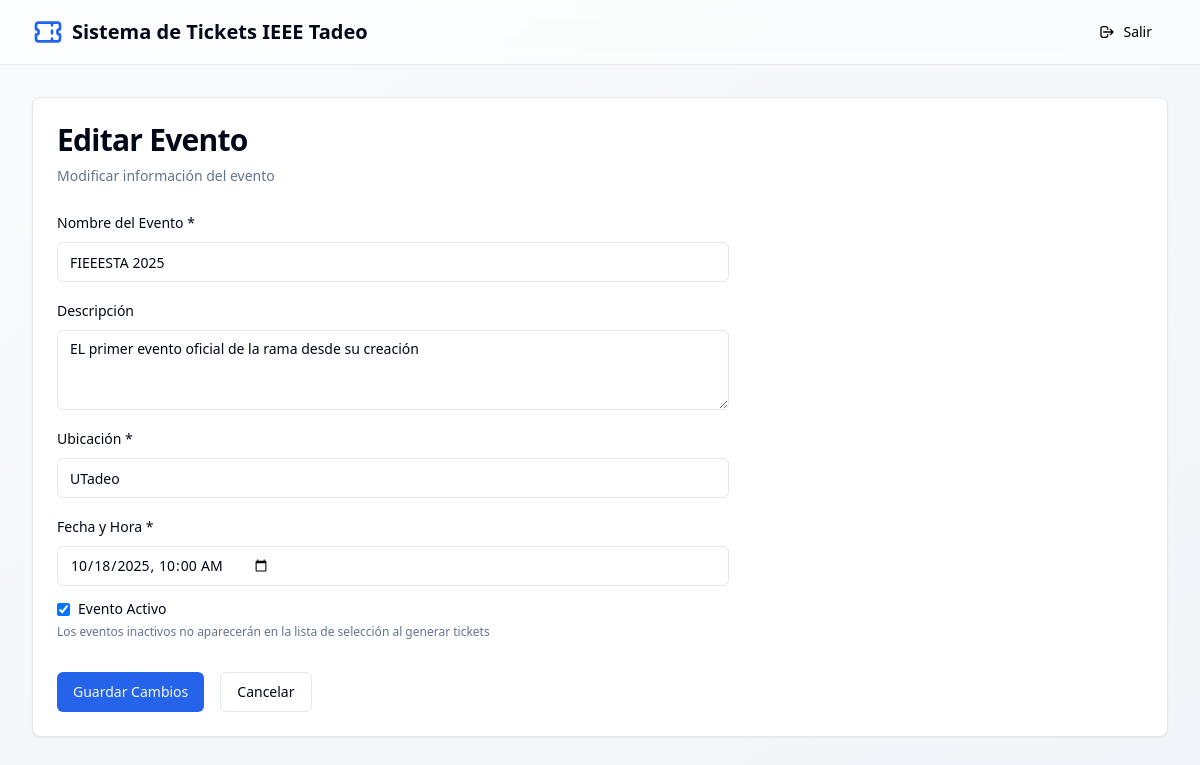
The page /admin/events/1/edit on the database its author committed.
### models.py (models this page shows)
class Event(Base):
    __tablename__ = "events"
    id = Column(Integer, primary_key=True, index=True)
    name = Column(String, nullable=False)
    description = Column(Text, nullable=True)
    location = Column(String, nullable=False)
    event_date = Column(DateTime, nullable=False)
    created_at = Column(DateTime, default=datetime.utcnow)
    is_active = Column(Boolean, default=True)
    tickets = relationship("Ticket", back_populates="event")

### main.py (the view)
@app.get("/admin/events/{event_id}/edit", response_class=HTMLResponse)
async def admin_edit_event(
    request: Request,
    event_id: int,
    db: Session = Depends(get_db)
):
    event = db.query(models.Event).filter(models.Event.id == event_id).first()
    if not event:
        raise HTTPException(status_code=404, detail="Evento no encontrado")
    return templates.TemplateResponse("edit_event.html", {
        "request": request,
        "event": event
    })

### templates/edit_event.html (shortened to what this page needs)
{% extends "base.html" %}
{% block content %}
<div class="rounded-lg border bg-card text-card-foreground shadow-sm">
    <div class="p-6">
        <div class="mb-6">
            <h2 class="text-3xl font-bold tracking-tight">Editar Evento</h2>
            <p class="text-sm text-muted-foreground mt-2">Modificar información del evento</p>
        </div>
        <form id="editEventForm" class="space-y-4 max-w-2xl">
            <div class="space-y-2">
                <label for="name" class="text-sm font-medium leading-none peer-disabled:cursor-not-allowed peer-disabled:opacity-70">Nombre del Evento *</label>
                <input type="text" id="name" name="name" value="{{ event.name }}" required class="flex h-10 w-full rounded-md border border-input bg-background px-3 py-2 text-sm ring-offset-background file:border-0 file:bg-transparent file:text-sm file:font-medium placeholder:text-muted-foreground focus-visible:outline-none focus-visible:ring-2 focus-visible:ring-ring focus-visible:ring-offset-2 disabled:cursor-not-allowed disabled:opacity-50">
            </div>
            <div class="space-y-2">
                <label for="description" class="text-sm font-medium leading-none peer-disabled:cursor-not-allowed peer-disabled:opacity-70">Descripción</label>
                <textarea id="description" name="description" rows="3" class="flex min-h-[80px] w-full rounded-md border border-input bg-background px-3 py-2 text-sm ring-offset-background placeholder:text-muted-foreground focus-visible:outline-none focus-visible:ring-2 focus-visible:ring-ring focus-visible:ring-offset-2 disabled:cursor-not-allowed disabled:opacity-50">{{ event.description or '' }}</textarea>
            </div>
            <div class="space-y-2">
                <label for="location" class="text-sm font-medium leading-none peer-disabled:cursor-not-allowed peer-disabled:opacity-70">Ubicación *</label>
                <input type="text" id="location" name="location" value="{{ event.location }}" required class="flex h-10 w-full rounded-md border border-input bg-background px-3 py-2 text-sm ring-offset-background file:border-0 file:bg-transparent file:text-sm file:font-medium placeholder:text-muted-foreground focus-visible:outline-none focus-visible:ring-2 focus-visible:ring-ring focus-visible:ring-offset-2 disabled:cursor-not-allowed disabled:opacity-50">
            </div>
            <div class="space-y-2">
                <label for="event_date" class="text-sm font-medium leading-none peer-disabled:cursor-not-allowed peer-disabled:opacity-70">Fecha y Hora *</label>
                <input type="datetime-local" id="event_date" name="event_date" value="{{ event.event_date.strftime('%Y-%m-%dT%H:%M') }}" required class="flex h-10 w-full rounded-md border border-input bg-background px-3 py-2 text-sm ring-offset-background file:border-0 file:bg-transparent file:text-sm file:font-medium placeholder:text-muted-foreground focus-visible:outline-none focus-visible:ring-2 focus-visible:ring-ring focus-visible:ring-offset-2 disabled:cursor-not-allowed disabled:opacity-50">
            </div>
            <div class="space-y-2">
                <label class="flex items-center space-x-2 cursor-pointer">
                    <input type="checkbox" id="is_active" name="is_active" {% if event.is_active %}checked{% endif %} class="rounded border-gray-300 text-primary focus:ring-primary">
                    <span class="text-sm font-medium leading-none peer-disabled:cursor-not-allowed peer-disabled:opacity-70">Evento Activo</span>
                </label>
                <p class="text-xs text-muted-foreground">Los eventos inactivos no aparecerán en la lista de selección al generar tickets</p>
            </div>
            <div class="flex items-center space-x-4 pt-4">
                <button type="submit" class="inline-flex items-center justify-center rounded-md text-sm font-medium ring-offset-background transition-colors focus-visible:outline-none focus-visible:ring-2 focus-visible:ring-ring focus-visible:ring-offset-2 disabled:pointer-events-none disabled:opacity-50 bg-primary text-primary-foreground hover:bg-primary/90 h-10 px-4 py-2">
                    Guardar Cambios
                </button>
                <a href="/admin/events" class="inline-flex items-center justify-center rounded-md text-sm font-medium ring-offset-background transition-colors focus-visible:outline-none focus-visible:ring-2 focus-visible:ring-ring focus-visible:ring-offset-2 disabled:pointer-events-none disabled:opacity-50 border border-input bg-background hover:bg-accent hover:text-accent-foreground h-10 px-4 py-2">
                    Cancelar
                </a>
            </div>
        </form>
    </div>
</div>
{% endblock %}

### rows shown on the page
Event: name "FIEEESTA 2025", description "EL primer evento oficial de la rama desde su creación", location "UTadeo", event_date "10/18/2025 10:00", is_active "☑"
